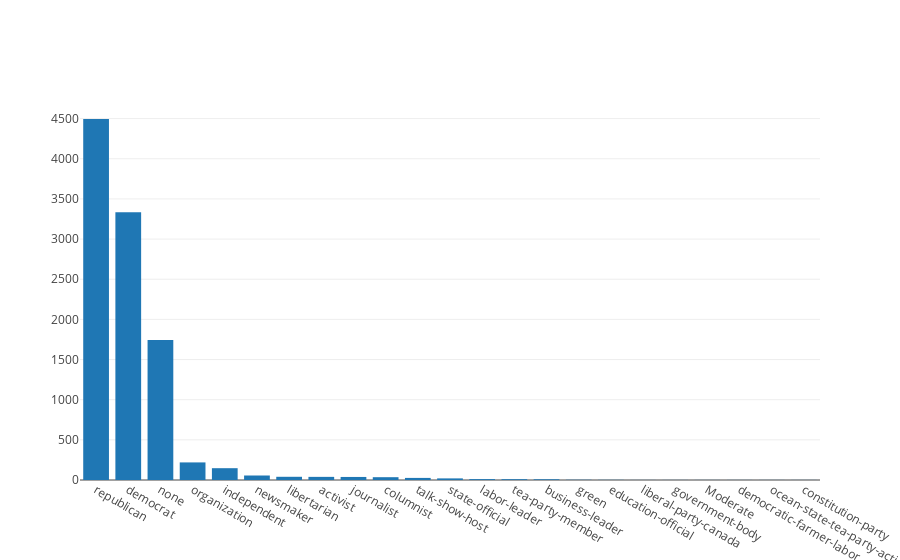

The cell this chart's notebook holds for it:
### Code cell
sorted_parties = Counter(pd.concat([data.df['train'].party, data.df['test'].party, data.df['validation'].party]).values).most_common(len(subjects_counter.keys()))

chart = [go.Bar(
            x = list(map(lambda x: x[0], sorted_parties)),
            y = list(map(lambda x: x[1], sorted_parties)),
        )]

iplot(chart)

### Figure 1 — Plotly figure (JSON) as saved in the notebook; plotly's stock layout.template omitted (floating-point values rounded to 4 significant figures)
{"data": [{"type": "bar", "uid": "caccf5f2-684f-42d7-9fb8-4d5ee1a617d9", "x": ["republican", "democrat", "none", "organization", "independent", "newsmaker", "libertarian", "activist", "journalist", "columnist", "talk-show-host", "state-official", "labor-leader", "tea-party-member", "business-leader", "green", "education-official", "liberal-party-canada", "government-body", "Moderate", "democratic-farmer-labor", "ocean-state-tea-party-action", "constitution-party", null], "y": [4495, 3334, 1744, 219, 147, 56, 40, 39, 38, 35, 26, 20, 11, 10, 9, 3, 2, 1, 1, 1, 1, 1, 1, 1]}], "layout": {}}
